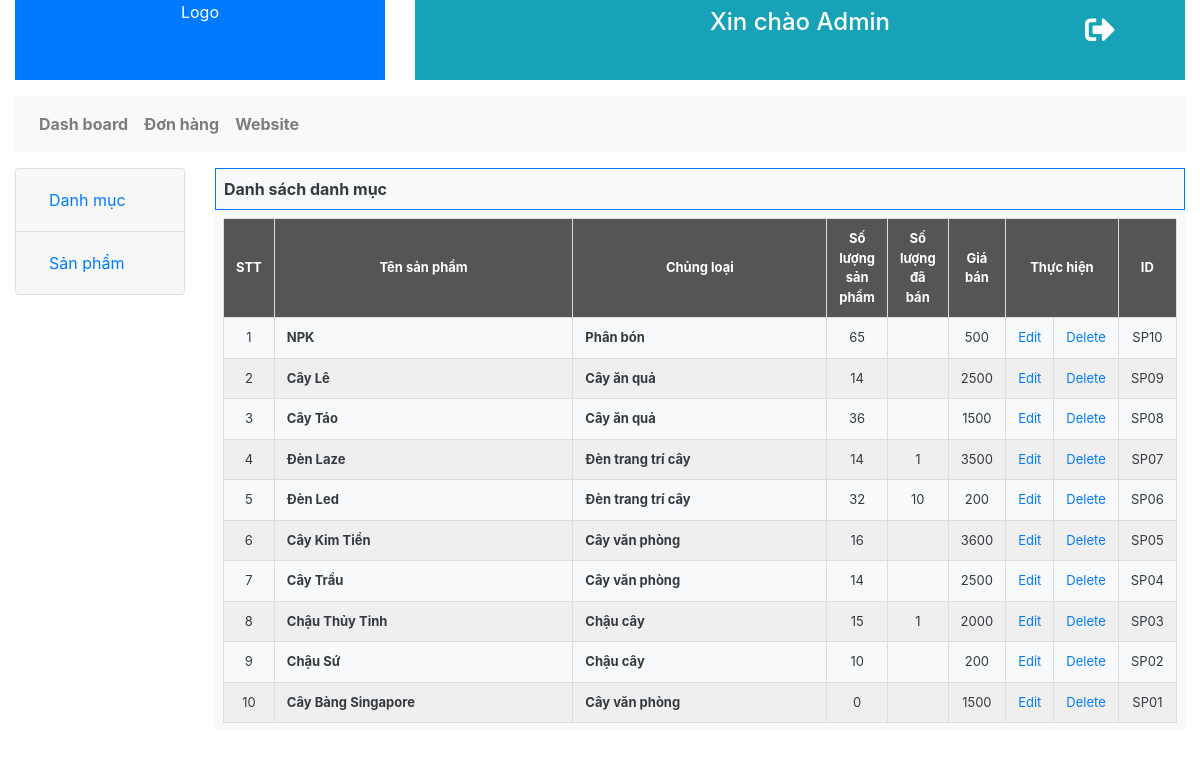
Page /admin/productlist.php (signed in) on the committed database.
### tables this page shows
CREATE TABLE `sanpham` (
  `MaSanPham` varchar(15) NOT NULL,
  `TenSanPham` varchar(45) NOT NULL,
  `SoLuong` int(11) NOT NULL,
  `GiaBan` int(11) NOT NULL,
  `MaChungLoaiSP` int(11) NOT NULL
);

CREATE TABLE `chungloaisp` (
  `MaChungLoaiSP` int(11) NOT NULL,
  `TenChungLoaiSP` varchar(30) NOT NULL
);

### lib/database.php (called while the page is built, shortened)
<?php
Class Database extends PDO{
   public $host   = DB_HOST;
   public $user   = DB_USER;
   public $pass   = DB_PASS;
   public $dbname = DB_NAME;
   public $link;
private function connectDB(){
   $this->link = new mysqli($this->host, $this->user, $this->pass,
    $this->dbname);
 }
public function select($query){
  $result = $this->link->query($query) or
   die($this->link->error.__LINE__);
  if($result->num_rows > 0){
    return $result;
  } else {
    return false;
  }
 }
}

### class/product.php (called while the page is built, shortened)
<?php
	$filepath = realpath(dirname(__FILE__));
	include_once ($filepath.'/../lib/database.php');
?>
<?php
	class product
	{
		private $db;
		public function __construct()
		{
			$this->db = new Database();
		}
		public function show_product()
		{
			$query =
			"SELECT sanpham.MaSanPham,sanpham.SoLuong,GiaBan,TenChungLoaiSP,TenSanPham,sum(chitiethoadon.SoLuong) as SoLuongBan FROM sanpham INNER JOIN chungloaisp ON sanpham.MaChungLoaiSP = chungloaisp.MaChungLoaiSP LEFT JOIN chitiethoadon ON sanpham.MaSanPham = chitiethoadon.MaSanPham GROUP BY sanpham.MaSanPham order by sanpham.MaSanPham desc LIMIT 0, 25;";
			$result = $this->db->select($query);
			return $result;
		}
	}
 ?>

### admin/productlist.php (the view, shortened to what this page needs)
<?php include 'main/header.php'; ?>
<?php include '../class/cart.php';  ?>
<?php include '../class/product.php';  ?>
<?php
$pd = new product();
?>
<div class="col-md-10">
    <div class="view bg-light text-dark">
        <div class="row">
            <div class="col-md-12">
                <div class="content">
                    <div class="font-weight-bold border border-primary p-2">Danh sách danh mục</div>
                    <div class="m-2">
                        <table cellspacing=0 class="tblview">
                            <tr>
                                <th>STT</th>
                                <th>Tên sản phẩm</th>
                                <th>Chủng loại</th>
                                <th>Số lượng sản phẩm</th>
                                <th>Số lượng đã bán</th>
                                <th>Giá bán</th>
                                <th colspan=2>Thực hiện</th>
                                <th>ID</th>
                            </tr>
                            <?php
                            $pdlist = $pd->show_product();
                            $i = 0;
                            if ($pdlist) {
                                while ($result = $pdlist->fetch_assoc()) {
                                    $i++;
                                    if ($i % 2 == 0) { ?>
                                        <tr class="EVEN">
                                        <?php
                                    } else { ?>
                                        <tr>
                                        <?php } ?>
                                        <td class="NO"><?php echo $i; ?></td>
                                        <td class="NAME"><?php echo $result['TenSanPham']; ?></td>
                                        <td class="NAME"><?php echo $result['TenChungLoaiSP']; ?></td>
                                        <td class="NO"><?php echo $result['SoLuong']; ?></td>
                                        <td class="NO"><?php echo $result['SoLuongBan']; ?></td>
                                        <td class="NO"><?php echo $result['GiaBan']; ?></td>
                                        <td class="ED"><a href="productedit.php?productid=<?php echo $result['MaSanPham'] ?>">Edit</a></td>
                                        <td class="ED"><a onclick="return confirm('Are you want to delete???')" href="?productid=<?php echo $result['MaSanPham'] ?>">Delete</a></td>
                                        <td class="ID"><?php echo $result['MaSanPham']; ?></td>
                                        </tr>
                                <?php
                                }
                            }
                                ?>
                        </table>
                    </div>
                </div>
            </div>
        </div>
    </div>
</div>
</div>
<?php include 'main/footer.php'; ?>

### css/layout.css (style rules this page uses)
.view { height:auto; }
.view .content .tblview { border-top: 1px solid #ddd; border-left:1px solid #ddd; font-size : 13px; }
.view .content .tblview th, .view .content .tblview td { border-right: 1px solid #ddd; border-bottom:1px solid #ddd; }
.view .content .tblview th { text-align: center; }
.view .content .tblview .EVEN { background: #efefef; }
.view .content .tblview .NO, .view .content .tblview .ED, .view .content .tblview .ID { text-align: center; width: 2vw; }
.view .content .tblview .NAME { font-weight: bold; }

### css/basic.css (style rules this page uses)
body { background: #eff; font-family: 'Roboto Mono', monospace; font-size: 14px; color:#333; }
table { width: 100%; }
table th, table td { padding:10px 12px; }
table th { background: #555; color: #fff; font-weight: 700; }
a { text-decoration: none; }

### rows in the picture
sanpham: TenSanPham "NPK", MaChungLoaiSP.TenChungLoaiSP "Phân bón", SoLuong "65", GiaBan "500", MaSanPham "SP10"
sanpham: TenSanPham "Cây Lê", MaChungLoaiSP.TenChungLoaiSP "Cây ăn quả", SoLuong "14", GiaBan "2500", MaSanPham "SP09"
sanpham: TenSanPham "Cây Táo", MaChungLoaiSP.TenChungLoaiSP "Cây ăn quả", SoLuong "36", GiaBan "1500", MaSanPham "SP08"
sanpham: TenSanPham "Đèn Laze", MaChungLoaiSP.TenChungLoaiSP "Đèn trang trí cây", SoLuong "14", SoLuongBan "1", GiaBan "3500", MaSanPham "SP07"
sanpham: TenSanPham "Đèn Led", MaChungLoaiSP.TenChungLoaiSP "Đèn trang trí cây", SoLuong "32", SoLuongBan "10", GiaBan "200", MaSanPham "SP06"
sanpham: TenSanPham "Cây Kim Tiền", MaChungLoaiSP.TenChungLoaiSP "Cây văn phòng", SoLuong "16", GiaBan "3600", MaSanPham "SP05"
sanpham: TenSanPham "Cây Trầu", MaChungLoaiSP.TenChungLoaiSP "Cây văn phòng", SoLuong "14", GiaBan "2500", MaSanPham "SP04"
sanpham: TenSanPham "Chậu Thủy Tinh", MaChungLoaiSP.TenChungLoaiSP "Chậu cây", SoLuong "15", SoLuongBan "1", GiaBan "2000", MaSanPham "SP03"
sanpham: TenSanPham "Chậu Sứ", MaChungLoaiSP.TenChungLoaiSP "Chậu cây", SoLuong "10", GiaBan "200", MaSanPham "SP02"
sanpham: TenSanPham "Cây Bàng Singapore", MaChungLoaiSP.TenChungLoaiSP "Cây văn phòng", SoLuong "0", GiaBan "1500", MaSanPham "SP01"
